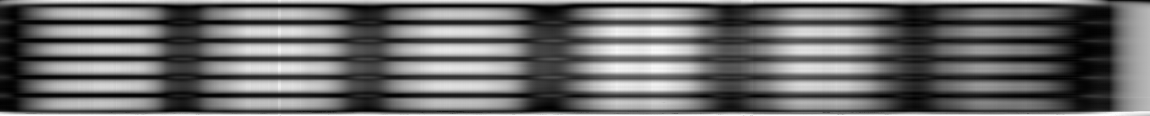
#> input picture samples/wafer_1.png, 3449 x 346 px (shown at 1/3 size)
$ python main.py
#> lines starting #> are read from the running program, lines starting #| are printed output that depends on the picture
### wafer_entry.py
from tkinter import StringVar, ttk


class WaferEntry:
    def __init__(self,root, name, column, row, callback, default):
        variable = StringVar(value=default)
        # [5 lines left out: function variable_changed, not called in this run]


        variable.trace_add("write", variable_changed)

        ttk.Label(root, text=name).grid(column=column, row=row)
        ttk.Entry(root, textvariable=variable).grid(column=column, row=row+1)

### main.py
import json
import os
from tkinter import *
from tkinter import ttk, filedialog
from PIL import Image, ImageTk, ImageDraw
from wafer_entry import WaferEntry


root = Tk()
width, height = root.winfo_screenwidth(), root.winfo_screenheight()
root.geometry('%dx%d+0+0' % (width,height))

wafer_path = filedialog.askopenfilename()
#> the answer given: samples/wafer_1.png
wafer_dirname = os.path.dirname(wafer_path)
wafer_filename = os.path.basename(wafer_path)
mask_path = os.path.join(wafer_dirname, f'mask_{wafer_filename}.json')

wafer = Image.open(wafer_path)
#> wafer is the input picture: PIL image 3449x346 L; min 0, max 255, mean 106.9
wafer_resized = wafer.resize((width, int(height/2)))
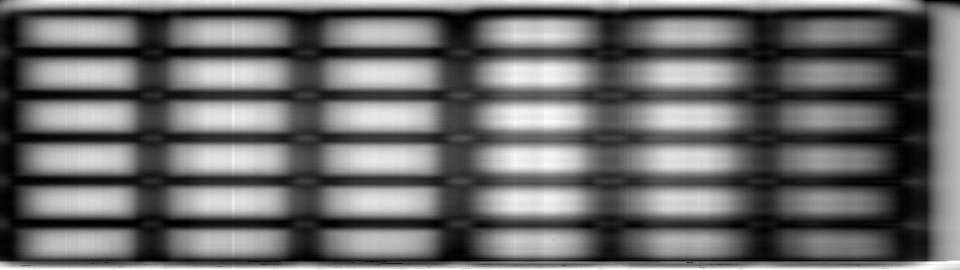
#> wafer_resized: PIL image 1920x540 L (shown at 1/2 size); min 0, max 255, mean 106.9
scale_factor_width = wafer_resized.width / wafer.width
#> scale_factor_width = 0.557
scale_factor_height = wafer_resized.height / wafer.height
#> scale_factor_height = 1.56
wafer_image = ImageTk.PhotoImage(wafer_resized)

canvas = Canvas(root, width=wafer_resized.width, height=wafer_resized.height)
canvas.create_image(0, 0, image=wafer_image, anchor=NW)
canvas.grid(column=0, row=0, columnspan=10)

def draw_grid(grid):
    canvas.delete("grid")
    for x in range(grid["count_x"]):
        for y in range(grid["count_y"]):
            x0 = grid["start_x"] + x * grid["gap_x"] + x * grid["width"]
            y0 = grid["start_y"] + y * grid["gap_y"] + y * grid["height"]
            x1 = x0 + grid["width"]
            y1 = y0 + grid["height"]
            canvas.create_rectangle(x0, y0, x1,y1, tags="grid", outline="red", width=2)

grid = {
    "count_x": 4,
    "count_y": 2,
    "width": 40,
    "height": 20,
    "start_x": 50,
    "start_y": 50,
    "gap_x": 10,
    "gap_y": 10
}

if (os.path.exists(mask_path)):
    with open(mask_path, 'r') as f:
        grid = json.load(f)

draw_grid(grid)

def grid_change(variable, value):
    grid[variable] = value
    draw_grid(grid)

WaferEntry(root, "count_x", 0, 1, lambda count_x: grid_change("count_x", int(count_x)), grid["count_x"])
WaferEntry(root, "start_x", 1, 1, lambda start_x: grid_change("start_x", int(start_x)), grid["start_x"])
WaferEntry(root, "width", 2, 1, lambda width: grid_change("width", int(width)), grid["width"])
WaferEntry(root, "gap_x", 3, 1, lambda gap_x: grid_change("gap_x", int(gap_x)), grid["gap_x"])

WaferEntry(root, "count_y", 0, 3, lambda count_y: grid_change("count_y", int(count_y)), grid["count_y"])
WaferEntry(root, "start_y", 1, 3, lambda start_y: grid_change("start_y", int(start_y)), grid["start_y"])
WaferEntry(root, "height", 2, 3, lambda height: grid_change("height", int(height)), grid["height"])
WaferEntry(root, "gap_y", 3, 3, lambda gap_y: grid_change("gap_y", int(gap_y)), grid["gap_y"])

def save_mask():
    wafer_dirname = os.path.dirname(wafer_path)
    wafer_filename = os.path.basename(wafer_path)
    mask_path = os.path.join(wafer_dirname, f'mask_{wafer_filename}.json')

    with open(mask_path, 'w') as f:
        json.dump(grid, f)

    img = Image.new("RGBA", (wafer.width, wafer.height))
    img1 = ImageDraw.Draw(img)

    for x in range(grid["count_x"]):
        for y in range(grid["count_y"]):
            x0 = grid["start_x"] + x * grid["gap_x"] + x * grid["width"]
            y0 = grid["start_y"] + y * grid["gap_y"] + y * grid["height"]
            x1 = x0 + grid["width"]
            y1 = y0 + grid["height"]

            img1.rectangle([
                        int(x0 / scale_factor_width),
                        int(y0 / scale_factor_height),
                        int(x1 / scale_factor_width),
                        int(y1 / scale_factor_height)
                    ],
                    fill=(255, 255, 255, 255))

    img.save("mask.png")


ttk.Button(root, text="Save Mask", command=save_mask).grid(column=0, row=5)

root.mainloop()
